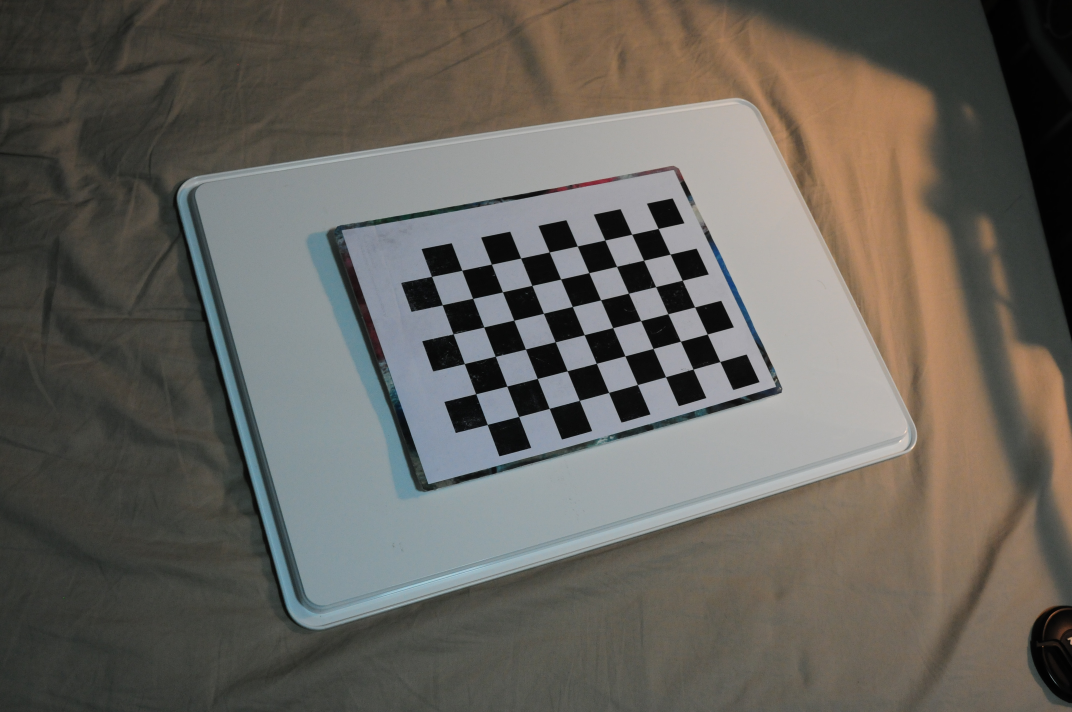
#> input picture versions/V1.3/DSC_0631.JPG, 4288 x 2848 px, found by its file name (shown at 1/4 size)
$ python master.py
#> lines starting #> are read from the running program, lines starting #| are printed output that depends on the picture
#> further down, image is the input picture: shape (2848, 4288, 3); mean B, G, R 92, 98.5, 101.9
### versions/V1.3/Components/py_preprocess.py
# -*- coding: utf-8 -*-

import cv2
import numpy as np
import pickle


def undistortImage(Image, CameraMatrix, StoreImage=False, ImageName='Image'):
    # Get the parameters
#> called with CameraMatrix = 'calibrate_D300S_24-120mm_f4.p', StoreImage = False, ImageName = 'Image'
    with open(CameraMatrix, 'rb') as f:
#> (reads versions/V1.3/calibrate_D300S_24-120mm_f4.p from the repository)
        cameraMatrix = pickle.load(f)
        mtx = cameraMatrix['mtx']
        dist = cameraMatrix['dist']

    # Undistort
    dst = cv2.undistort(Image, mtx, dist, None, mtx)
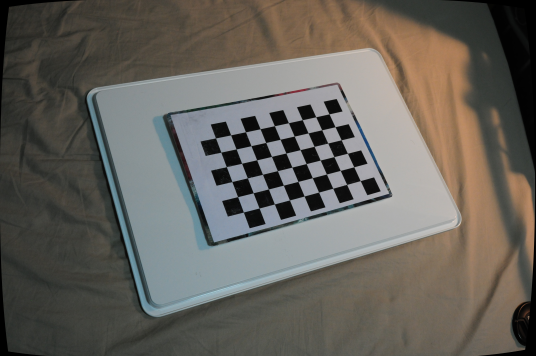
#> dst: shape (2848, 4288, 3) (shown at 1/8 size); mean B, G, R 92, 98.4, 101.8

    # Store the undistorted image
    if StoreImage:
        cv2.imwrite(ImageName + '_undistorted.jpg', dst)

    return dst


# [24 lines left out: functions findChessboardInImage, getChessboardCorners, not called in this run]


def getNewPoints(Width=6, Height=9, Size=(8000, 8000), Direction=1):
    # Get the 4 new points based on the chessboard size

    halfWidth = (Height - 1) * 50
    halfHeight = (Width - 1) * 50

    if Direction == 1:
        p1 = np.float32([Size[0] / 2 - halfWidth, Size[1] / 2 - halfHeight])
        p2 = np.float32([Size[0] / 2 + halfWidth, Size[1] / 2 - halfHeight])
        p3 = np.float32([Size[0] / 2 - halfWidth, Size[1] / 2 + halfHeight])
        p4 = np.float32([Size[0] / 2 + halfWidth, Size[1] / 2 + halfHeight])
    else:
        p1 = np.float32([Size[0] / 2 - halfHeight, Size[1] / 2 + halfWidth])
        p2 = np.float32([Size[0] / 2 - halfHeight, Size[1] / 2 - halfWidth])
        p3 = np.float32([Size[0] / 2 + halfHeight, Size[1] / 2 + halfWidth])
        p4 = np.float32([Size[0] / 2 + halfHeight, Size[1] / 2 - halfWidth])

    return np.vstack((p1, p2, p3, p4))


def cropImgPerspectively(Image, OldPoints, NewPoints, Size=(8000, 8000)):
    # From the Old and New points get the transform matrix, then crop image

    showImg('before transform', Image, 800)
    cv2.waitKey(0)
    cv2.destroyWindow('before transform')
    M = cv2.getPerspectiveTransform(OldPoints, NewPoints)
    return cv2.warpPerspective(Image, M, Size)


def showImg(winName, mat, Width=None, Height=None):
    # Get image size
    # if Width is None or Height is None:
    #     Height, Width = mat.shape[:2]

    dim = None

    # if both the width and height are None
    if Width is None and Height is None:
        dim = mat.shape[:2]

    # check to see if the width is None
    elif Width is None:
        # calculate the ratio of the height and construct the
        # dimensions
        r = Height / float(mat.shape[0])
        dim = (int(mat.shape[1] * r), Height)

    # otherwise, the height is None
    else:
        # calculate the ratio of the width and construct the
        # dimensions
        r = Width / float(mat.shape[1])
        dim = (Width, int(mat.shape[0] * r))

    # Display image
    cv2.namedWindow(winName, 0)
    cv2.resizeWindow(winName, dim[0], dim[1])
    cv2.imshow(winName, mat)


# [23 lines left out: functions cropBlackBorder, reduceImgSize, not called in this run]


# [20 lines that do not run on import are left out]

### versions/V1.3/Components/py_getArea.py
# -*- coding: utf-8 -*-

# A function for calculating area in a contour

import cv2
import numpy as np


def findChessboardInImage(Image, Width=6, Height=9):
#> called with Width = 6, Height = 9
    criteria = (cv2.TERM_CRITERIA_EPS + cv2.TERM_CRITERIA_MAX_ITER, 30, 0.001)

    # img_size = Image.shape[:2]
    gray = cv2.cvtColor(Image, cv2.COLOR_BGR2GRAY)
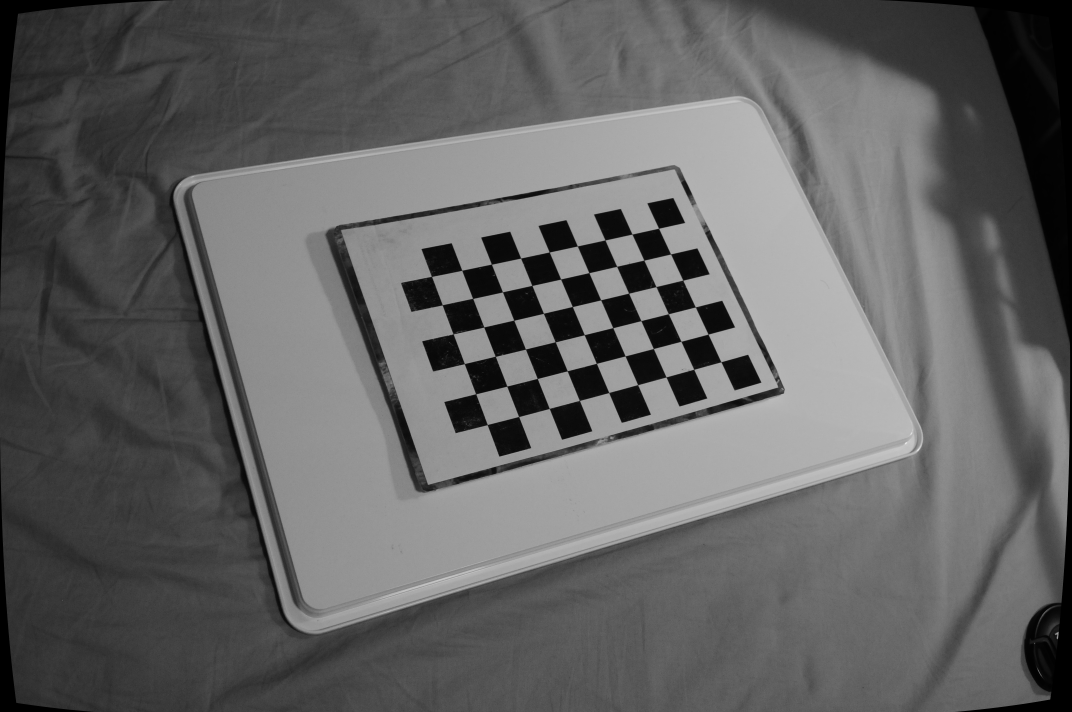
#> gray: shape (2848, 4288) (shown at 1/4 size); min 0, max 242, mean 98.7

    # Find the chess board corners
    ret, corners = cv2.findChessboardCorners(gray, (Height, Width), None)
#> ret = True; corners = 54 rows, first 8: [2885.2, 1448.6], [2776.1, 1478.3], [2665.5, 1509], [2552.1, 1540.2], [2436.6, 1571.5], [2319.1, 1603.3], [2198.3, 1635.2], [2076.1, 1667.6]

    # If found, return corners
    if ret:
        corners2 = cv2.cornerSubPix(gray, corners, (11, 11), (-1, -1), criteria)
#> corners2 = 54 rows, first 8: [2885.3, 1448.7], [2776.4, 1478.6], [2665.5, 1509.2], [2551.8, 1540.3], [2436.6, 1571.6], [2318.8, 1603.1], [2198.4, 1635.3], [2076, 1667.6]
#> (the rest of the program and of its run is left out)
